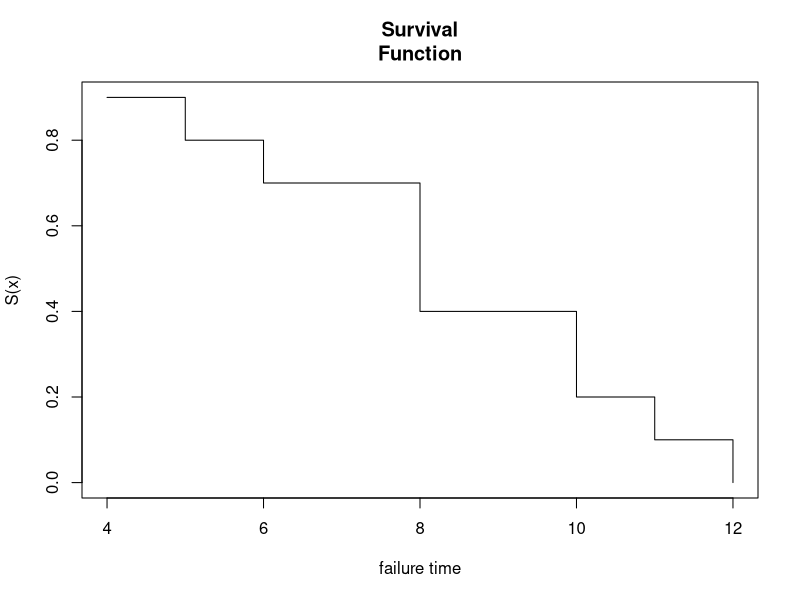

Reproduce this figure in R.
ti = c(4,5,6,8,8,8,10,10,11,12)
b=(rank(-ti,ties.method = 'min')-1)/10
c = data.frame(ti,b);c
plot(ti,b,type='s', xlab = "failure time", ylab = "S(x)", main = "Survival
Function")